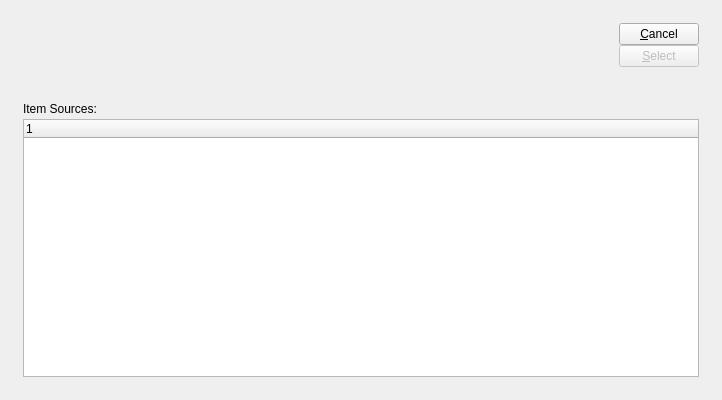
<?xml version="1.0" encoding="UTF-8"?>
<ui version="4.0">
 <comment>This file is part of the xTuple ERP: PostBooks Edition, a free and
open source Enterprise Resource Planning software suite,
Copyright (c) 1999-2019 by OpenMFG LLC, d/b/a xTuple.
It is licensed to you under the Common Public Attribution License
version 1.0, the full text of which (including xTuple-specific Exhibits)
is available at www.xtuple.com/CPAL.  By using this software, you agree
to be bound by its terms.</comment>
 <class>itemSourceList</class>
 <widget class="QDialog" name="itemSourceList">
  <property name="geometry">
   <rect>
    <x>0</x>
    <y>0</y>
    <width>722</width>
    <height>400</height>
   </rect>
  </property>
  <property name="windowTitle">
   <string>Item Sources</string>
  </property>
  <layout class="QGridLayout">
   <item row="0" column="0">
    <layout class="QGridLayout">
     <property name="margin">
      <number>12</number>
     </property>
     <property name="spacing">
      <number>12</number>
     </property>
     <item row="0" column="0">
      <layout class="QHBoxLayout">
       <property name="spacing">
        <number>7</number>
       </property>
       <item>
        <widget class="ItemCluster" name="_item"/>
       </item>
       <item>
        <layout class="QHBoxLayout">
         <property name="spacing">
          <number>0</number>
         </property>
         <item>
          <layout class="QHBoxLayout" name="horizontalLayout">
           <item>
            <widget class="VendorCluster" name="_vendor"/>
           </item>
          </layout>
         </item>
         <item>
          <spacer>
           <property name="orientation">
            <enum>Qt::Horizontal</enum>
           </property>
           <property name="sizeType">
            <enum>QSizePolicy::Expanding</enum>
           </property>
           <property name="sizeHint" stdset="0">
            <size>
             <width>20</width>
             <height>20</height>
            </size>
           </property>
          </spacer>
         </item>
         <item>
          <layout class="QVBoxLayout">
           <property name="spacing">
            <number>0</number>
           </property>
           <item>
            <widget class="QPushButton" name="_close">
             <property name="text">
              <string>&amp;Cancel</string>
             </property>
            </widget>
           </item>
           <item>
            <widget class="QPushButton" name="_select">
             <property name="enabled">
              <bool>false</bool>
             </property>
             <property name="text">
              <string>&amp;Select</string>
             </property>
             <property name="default">
              <bool>true</bool>
             </property>
            </widget>
           </item>
           <item>
            <spacer>
             <property name="orientation">
              <enum>Qt::Vertical</enum>
             </property>
             <property name="sizeType">
              <enum>QSizePolicy::Expanding</enum>
             </property>
             <property name="sizeHint" stdset="0">
              <size>
               <width>20</width>
               <height>20</height>
              </size>
             </property>
            </spacer>
           </item>
          </layout>
         </item>
        </layout>
       </item>
      </layout>
     </item>
     <item row="1" column="0">
      <widget class="QFrame" name="_frame">
       <property name="sizePolicy">
        <sizepolicy hsizetype="Preferred" vsizetype="Preferred">
         <horstretch>0</horstretch>
         <verstretch>1</verstretch>
        </sizepolicy>
       </property>
       <property name="frameShape">
        <enum>QFrame::NoFrame</enum>
       </property>
       <property name="frameShadow">
        <enum>QFrame::Raised</enum>
       </property>
       <layout class="QGridLayout">
        <property name="margin">
         <number>0</number>
        </property>
        <item row="0" column="0">
         <layout class="QVBoxLayout">
          <property name="spacing">
           <number>0</number>
          </property>
          <item>
           <widget class="QLabel" name="_itemSourceLit">
            <property name="sizePolicy">
             <sizepolicy hsizetype="Expanding" vsizetype="Fixed">
              <horstretch>0</horstretch>
              <verstretch>0</verstretch>
             </sizepolicy>
            </property>
            <property name="minimumSize">
             <size>
              <width>0</width>
              <height>20</height>
             </size>
            </property>
            <property name="text">
             <string>Item Sources:</string>
            </property>
           </widget>
          </item>
          <item>
           <widget class="XTreeWidget" name="_itemsrc">
            <property name="minimumSize">
             <size>
              <width>0</width>
              <height>100</height>
             </size>
            </property>
           </widget>
          </item>
         </layout>
        </item>
       </layout>
      </widget>
     </item>
    </layout>
   </item>
  </layout>
 </widget>
 <layoutdefault spacing="6" margin="11"/>
 <customwidgets>
  <customwidget>
   <class>ItemCluster</class>
   <extends>QWidget</extends>
   <header>itemcluster.h</header>
   <container>1</container>
  </customwidget>
  <customwidget>
   <class>VendorCluster</class>
   <extends>QWidget</extends>
   <header>vendorcluster.h</header>
  </customwidget>
  <customwidget>
   <class>XTreeWidget</class>
   <extends>QTreeWidget</extends>
   <header>xtreewidget.h</header>
   <container>1</container>
  </customwidget>
 </customwidgets>
 <tabstops>
  <tabstop>_item</tabstop>
  <tabstop>_vendor</tabstop>
  <tabstop>_itemsrc</tabstop>
  <tabstop>_select</tabstop>
  <tabstop>_close</tabstop>
 </tabstops>
 <includes>
  <include location="global">parameter.h</include>
 </includes>
 <resources/>
 <connections>
  <connection>
   <sender>_itemsrc</sender>
   <signal>valid(bool)</signal>
   <receiver>_select</receiver>
   <slot>setEnabled(bool)</slot>
   <hints>
    <hint type="sourcelabel">
     <x>20</x>
     <y>20</y>
    </hint>
    <hint type="destinationlabel">
     <x>20</x>
     <y>20</y>
    </hint>
   </hints>
  </connection>
  <connection>
   <sender>_itemsrc</sender>
   <signal>itemSelected(int)</signal>
   <receiver>_select</receiver>
   <slot>animateClick()</slot>
   <hints>
    <hint type="sourcelabel">
     <x>20</x>
     <y>20</y>
    </hint>
    <hint type="destinationlabel">
     <x>20</x>
     <y>20</y>
    </hint>
   </hints>
  </connection>
  <connection>
   <sender>_close</sender>
   <signal>clicked()</signal>
   <receiver>itemSourceList</receiver>
   <slot>reject()</slot>
   <hints>
    <hint type="sourcelabel">
     <x>20</x>
     <y>20</y>
    </hint>
    <hint type="destinationlabel">
     <x>20</x>
     <y>20</y>
    </hint>
   </hints>
  </connection>
 </connections>
</ui>
